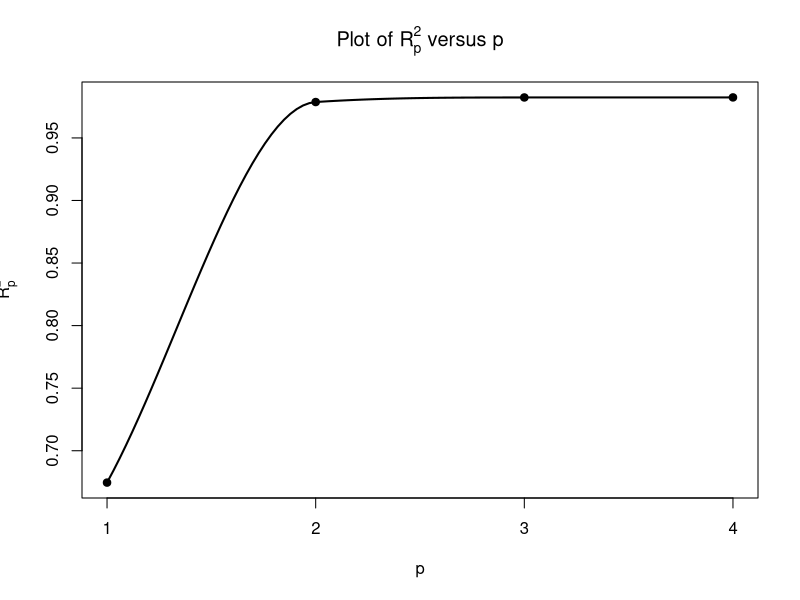
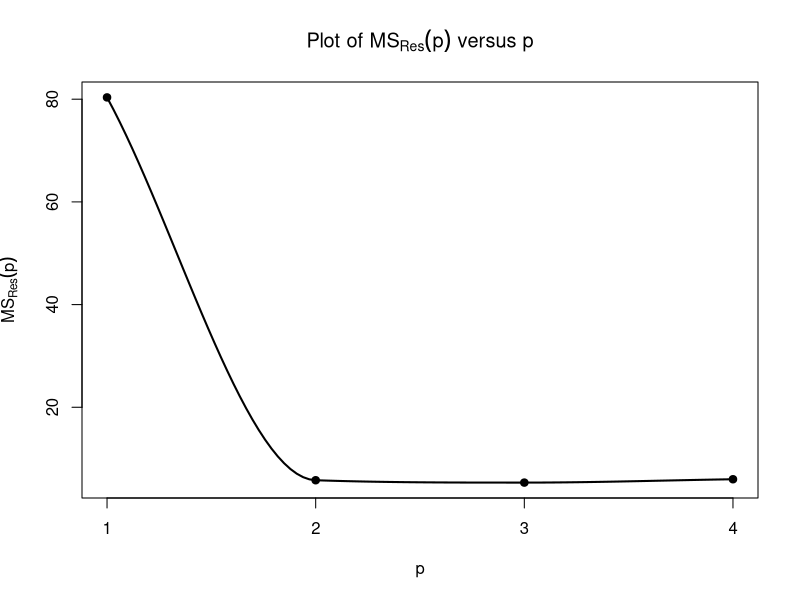
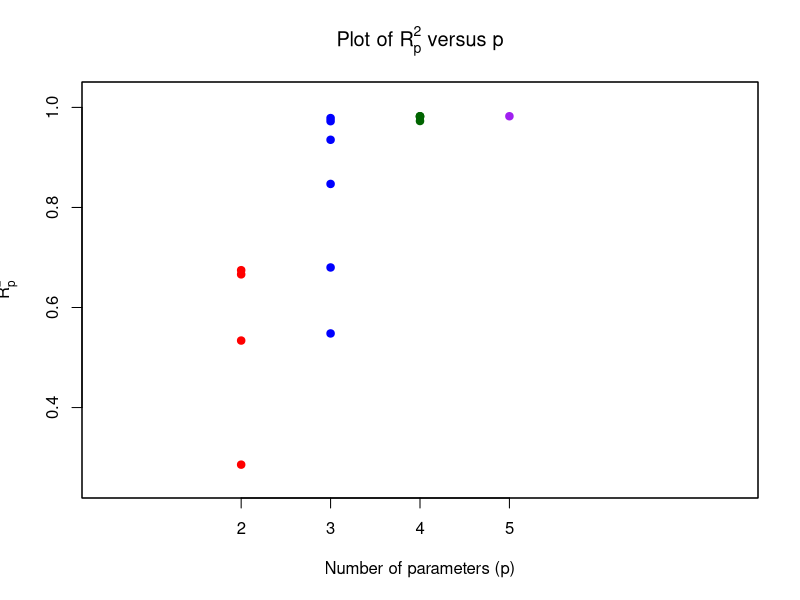
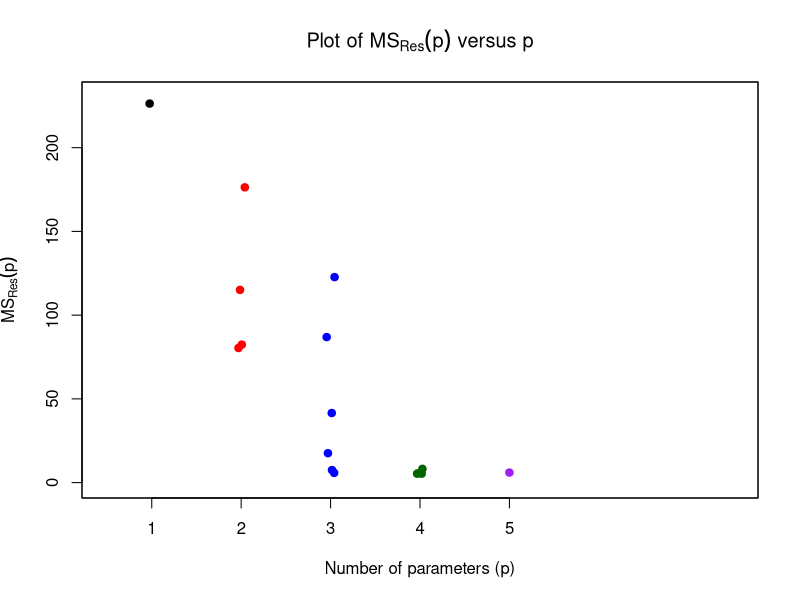

These charts were generated, in order, by the following R code:

install.packages(c("MASS","car","lmtest"))
install.packages("car", dependencies = TRUE)
# Load libraries
library(MASS)      #contains Hald cement dataset
library(carData)      #For VIF (multicollinearity check)
library(lmtest)
library(car)
# DATA LOADING
data(cement, package = "MASS")

# View data
print(cement)
n <- nrow(cement)

##### ALL POSSIBLE MODELS #####

##----Model 0 (No Predictor – Intercept Only)-----##
model0 <- lm(y ~ 1, data = cement)

summary(model0)
deviance(model0)
MSE0 <- deviance(model0)/(n - 0 - 1)

##----Models with One Predictor (4 Models)----##
model1 <- lm(y ~ x1, data = cement)
summary(model1)
deviance(model1)
MSE1 <- deviance(model1)/(n - 1 - 1)

# Adjusted R2
summary(model1)$adj.r.squared

#################################
model2 <- lm(y ~ x2, data = cement)
summary(model2)
deviance(model2)
MSE2 <- deviance(model2)/(n - 1 - 1)

summary(model2)$adj.r.squared

#################################
model3 <- lm(y ~ x3, data = cement)
summary(model3)
deviance(model3)
MSE3 <- deviance(model3)/(n - 1 - 1)

summary(model3)$adj.r.squared

#################################
model4 <- lm(y ~ x4, data = cement)
summary(model4)
deviance(model4)
MSE4 <- deviance(model4)/(n - 1 - 1)
summary(model4)$adj.r.squared

##----Models with Two Predictors (6 Models)----##

model5 <- lm(y ~ x1 + x2, data = cement)
summary(model5)
deviance(model5)
MSE5 <- deviance(model5)/(n - 2 - 1)

summary(model5)$adj.r.squared

vif(model5)                       # multicollinearity

##################################
model6 <- lm(y ~ x1 + x3, data = cement)
summary(model6)
deviance(model6)
MSE6 <- deviance(model6)/(n - 2 - 1)
summary(model6)$adj.r.squared

vif(model6)

##################################
model7 <- lm(y ~ x1 + x4, data = cement)
summary(model7)
deviance(model7)
MSE7 <- deviance(model7)/(n - 2 - 1)
summary(model7)$adj.r.squared

vif(model7)

##################################
model8 <- lm(y ~ x2 + x3, data = cement)
summary(model8)
deviance(model8)
MSE8 <- deviance(model8)/(n - 2 - 1)
summary(model8)$adj.r.squared

vif(model8)

##################################
model9 <- lm(y ~ x2 + x4, data = cement)
summary(model9)
deviance(model9)
MSE9 <- deviance(model9)/(n - 2 - 1)
summary(model9)$adj.r.squared

vif(model9)

##################################
model10 <- lm(y ~ x3 + x4, data = cement)
summary(model10)
deviance(model10)
MSE10 <- deviance(model10)/(n - 2 - 1)
summary(model10)$adj.r.squared

vif(model10)

##################################
##-------Models with Three Predictors (4 Models)--------##

model11 <- lm(y ~ x1 + x2 + x3, data = cement)
summary(model11)
deviance(model11)
MSE11 <- deviance(model11)/(n - 3 - 1)
summary(model11)$adj.r.squared

vif(model11)

####################################
model12 <- lm(y ~ x1 + x2 + x4, data = cement)
summary(model12)
deviance(model2)
MSE12 <- deviance(model12)/(n - 3 - 1)
summary(model12)$adj.r.squared

vif(model12)

##################################
model13 <- lm(y ~ x1 + x3 + x4, data = cement)
summary(model13)
deviance(model3)
MSE13 <- deviance(model13)/(n - 3 - 1)
summary(model13)$adj.r.squared

vif(model13)

###################################
model14 <- lm(y ~ x2 + x3 + x4, data = cement)
summary(model14)
deviance(model4)
MSE14 <- deviance(model14)/(n - 3 - 1)
summary(model14)$adj.r.squared

vif(model14)

####################################

##-----------Full Model (All Predictors)-----------##
model15 <- lm(y ~ x1 + x2 + x3 + x4, data = cement)
summary(model15)
deviance(model5)
MSE15 <- deviance(model15)/(n - 4 - 1)

sigma2_hat <- summary(model15)$sigma^2
sigma2_hat

summary(model15)$adj.r.squared

vif(model15)

#######################################################
####-----PLOT R_2 VS p-------------####

R2 <- c(
  summary(model1)$r.squared,
  summary(model2)$r.squared,
  summary(model3)$r.squared,
  summary(model4)$r.squared,
  
  summary(model5)$r.squared,
  summary(model6)$r.squared,
  summary(model7)$r.squared,
  summary(model8)$r.squared,
  summary(model9)$r.squared,
  summary(model10)$r.squared,
  
  summary(model11)$r.squared,
  summary(model12)$r.squared,
  summary(model13)$r.squared,
  summary(model14)$r.squared,
  
  summary(model15)$r.squared
)
R2

####---DEFINE NUMBER OF PREDICTORS p---####

p <- c(
  1,1,1,1,
  2,2,2,2,2,2,
  3,3,3,3,
  4
)
p
####---COMPUTE Rp_2----####
Rp2 <- tapply(R2, p, max)
Rp2

####---plot Rp_2 vs p----####


# Rp^2 values (already computed earlier)
Rp2 <- tapply(R2, p, max)

## p-values for plot ##

p<- 1:4

# monotone spline interpolation
smooth_curve <- splinefun(p, Rp2, method = "monoH.FC")

# create smooth grid
p_smooth <- seq(1,4,length=100)
Rp2_smooth <- smooth_curve(p_smooth)

# plot
plot(p_smooth, Rp2_smooth,
     type="l",
     lwd=2,
     xlab="p",
     ylab=expression(R[p]^2),
     main=expression("Plot of " * R[p]^2 * " versus p"),
     xaxt="n")

axis(1, at=1:4)
points(p, Rp2, pch=19)

#####------PLOT MSRes_p vs p---------#####

rss <- c(
  deviance(model1), deviance(model2), deviance(model3), deviance(model4),
  deviance(model5), deviance(model6), deviance(model7), deviance(model8), deviance(model9), deviance(model10),
  deviance(model11), deviance(model12), deviance(model13), deviance(model14),
  deviance(model15)
)

p <- c(
  1,1,1,1,
  2,2,2,2,2,2,
  3,3,3,3,
  4
)

RSSp <- tapply(rss,p,min)

###---COMPUTE MSRes----###


MSRes <- RSSp/(n - (1:4) - 1)
MSRes

smooth <- splinefun(1:4, MSRes, method="monoH.FC")

p_smooth <- seq(1,4,length=100)
MS_smooth <- smooth(p_smooth)

plot(p_smooth,MS_smooth,
     type="l",
     lwd=2,
     xlab="p",
     ylab=expression(MS[Res](p)),
     main=expression("Plot of "*MS[Res](p)*" versus p"),
     xaxt="n")

axis(1,at=1:4)

points(1:4,MSRes,pch=19)

######------Compute C_p ---------#####

Cp0 <- deviance(model0)/sigma2_hat - n + 2*(0+1)

###--- p = 1 ----###


Cp1 <- deviance(model1)/sigma2_hat - n + 2*(1+1)

Cp2 <- deviance(model2)/sigma2_hat - n + 2*(1+1)

Cp3 <- deviance(model3)/sigma2_hat - n + 2*(1+1)

Cp4 <- deviance(model4)/sigma2_hat - n + 2*(1+1)

###---- p = 2 ----###


Cp5 <- deviance(model5)/sigma2_hat - n + 2*(2+1)

Cp6 <- deviance(model6)/sigma2_hat - n + 2*(2+1)

Cp7 <- deviance(model7)/sigma2_hat - n + 2*(2+1)

Cp8 <- deviance(model8)/sigma2_hat - n + 2*(2+1)

Cp9 <- deviance(model9)/sigma2_hat - n + 2*(2+1)

Cp10 <- deviance(model10)/sigma2_hat - n + 2*(2+1)

###----- p = 3 -----###


Cp11 <- deviance(model11)/sigma2_hat - n + 2*(3+1)

Cp12 <- deviance(model12)/sigma2_hat - n + 2*(3+1)

Cp13 <- deviance(model13)/sigma2_hat - n + 2*(3+1)

Cp14 <- deviance(model14)/sigma2_hat - n + 2*(3+1)

###----- p = 4 -----###

Cp15 <- deviance(model15)/sigma2_hat - n + 2*(4+1)

###----SUMMARY TABLE----###

result <- data.frame(
  
  # Number of regressors (including intercept)
  p = c(1,2,2,2,2,3,3,3,3,3,3,4,4,4,4,5),
  
  # Regressors
  Regressors = c(
    "None",
    "x1","x2","x3","x4",
    "x1,x2","x1,x3","x1,x4","x2,x3","x2,x4","x3,x4",
    "x1,x2,x3","x1,x2,x4","x1,x3,x4","x2,x3,x4",
    "x1,x2,x3,x4"
  ),
  
  # SSRes(p)
  SSRes = c(
    2715.7635,
    1265.6867, 906.3363, 1939.4005, 883.8669,
    57.9045, 1227.0721, 74.7621, 415.4427, 868.8801, 175.7380,
    48.1106, 47.9727, 50.8361, 73.8145,
    47.8636
  ),
  
  # R^2
  R2 = c(
    0,
    0.53395, 0.66627, 0.28587, 0.67459,
    0.97868, 0.54817, 0.97247, 0.84703, 0.68006, 0.93529,
    0.98228, 0.98234, 0.98128, 0.97282,
    0.98238
  ),
  
  # Adjusted R^2
  Adj_R2 = c(
    0,
    0.49158, 0.63593, 0.22095, 0.64495,
    0.97441, 0.45780, 0.96697, 0.81644, 0.61007, 0.92235,
    0.97638, 0.97645, 0.97504, 0.96376,
    0.97356
  ),
  
  # MSRes(p)
  MSRes = c(
    226.3136,
    115.0624, 82.3942, 176.3092, 80.3515,
    5.7904, 122.7073, 7.4762, 41.5443, 86.8880, 17.5738,
    5.3456, 5.3303, 5.6485, 8.2017,
    5.9829
  ),
  
  # Cp
  Cp = c(
    442.92,
    202.55, 142.49, 315.16, 138.73,
    2.68, 198.10, 5.50, 62.44, 138.23, 22.37,
    3.04, 3.02, 3.50, 7.34,
    5.00
  )
  
)

print(result)

# -------------------------
# Data (from table)
# -------------------------

# Number of parameters (including intercept)
p <- c(
  1,                # intercept only
  2,2,2,2,          # 1 predictor
  3,3,3,3,3,3,      # 2 predictors
  4,4,4,4,          # 3 predictors
  5                 # full model
)

# R^2 values
R2 <- c(0,
  0.53395, 0.66627, 0.28587, 0.67459,
  0.97868, 0.54817, 0.97247, 0.84703, 0.68006, 0.93529,
  0.98228, 0.98234, 0.98128, 0.97282,
  0.98238
)


##### R_p ^2 vs p ######
# -------------------------
# Colors (group-wise)
# -------------------------
col_vec <- c(
  "black",               # p=1
  rep("red",4),          # p=2
  rep("blue",6),         # p=3
  rep("darkgreen",4),    # p=4
  "purple"               # p=5
)

# -------------------------
# Plot
# -------------------------
plot(p, R2,
     pch=19,
     col=col_vec,
     xlim=c(0.5,7.5),
     ylim=c(0.25,1.02),
     xlab="Number of parameters (p)",
     ylab=expression(R[p]^2),
     main=expression("Plot of " * R[p]^2 * " versus p"),
     xaxt="n")

axis(1, at=2:5)
box()

###################################################################


############ MSE vs p PLOT #########################3


# Number of parameters (including intercept)
p <- c(
  1,                # intercept only
  2,2,2,2,          # 1 predictor
  3,3,3,3,3,3,      # 2 predictors
  4,4,4,4,          # 3 predictors
  5                 # full model
)

# MSRes values
MSRes <- c(
  226.3136,
  115.0624, 82.3942, 176.3092, 80.3515,
  5.7904, 122.7073, 7.4762, 41.5443, 86.8880, 17.5738,
  5.3456, 5.3303, 5.6485, 8.2017,
  5.9829
)

# -------------------------
# Colors (group-wise clarity)
# -------------------------
col_vec <- c(
  "black",               # p=1
  rep("red",4),          # p=2
  rep("blue",6),         # p=3
  rep("darkgreen",4),    # p=4
  "purple"               # p=5
)

# -------------------------
# Slight jitter to avoid overlap
# -------------------------
set.seed(1)
p_plot <- jitter(p, amount=0.05)

# -------------------------
# Plot
# -------------------------
plot(p_plot, MSRes,
     pch=19,
     col=col_vec,
     xlim=c(0.5,7.5),
     ylim=c(0,230),
     xlab="Number of parameters (p)",
     ylab=expression(MS[Res](p)),
     main=expression("Plot of " * MS[Res](p) * " versus p"),
     xaxt="n")

axis(1, at=1:5)
box()
